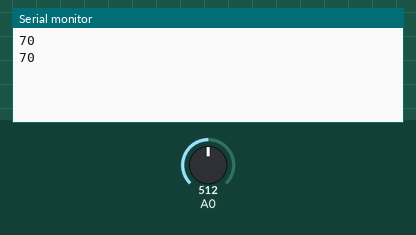
This sketch was run on a simulated Arduino Uno, built with avr-gcc and run on an emulated ATmega328P. Parts: the last lines printed to the serial monitor. The inputs (shaded band) are chosen by the test bench; at power-on: A0 = 512.

Above: at 1.8 s.
1.9 s: A0 set to 716
At 2.7 s:
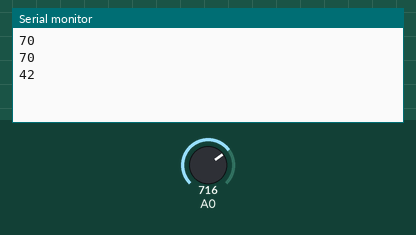
3.4 s: A0 set to 900
At 4.8 s:
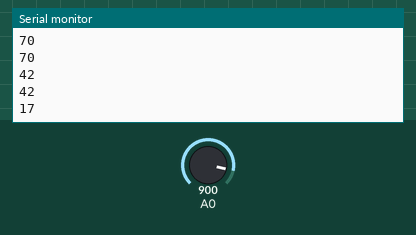
Timing chart, 0 to 6.4 s (numbered marks = the images above; inputs shaded):
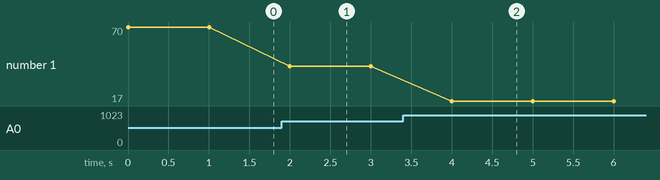

The sketch:

new_arduino.ino
```cpp
void setup() {
  Serial.begin(9600);
}

void loop() {
  int humidity = analogRead(A0); // A0 핀에서 습도 값을 읽어옵니다.
  //int light = analogRead(A1);    // A1 핀에서 조도 값을 읽어옵니다.

  // 습도 값을 0~100 범위로 변환합니다.
  int humidityPercent = map(humidity, 1023, 300, 0, 100);

  // 조도 값을 0~100 범위로 변환합니다.
  //int lightPercent = map(light, 0, 1023, 0, 100);

  //Serial.print("습도(%): ");
  Serial.println(humidityPercent);
  //Serial.print(" ");
  //Serial.print("\t조도(%): ");
  //Serial.println(lightPercent);

  delay(1000);
}
```

Measured:
- after the input at 1.9 s, the serial monitor: prints a new line after 0.10 s (image 1)
- after the input at 3.4 s, the serial monitor: prints a new line after 0.60 s (image 2)
- plotted number 1: 70 → 42 after the input at 1.9 s, 42 → 17 after the input at 3.4 s
